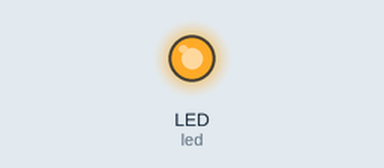
This program was run on a simulated CircuitPython board. On the bench: output pins drawn as LEDs (lit = HIGH).

Above: at 0.5 s.
At 12.5 s:
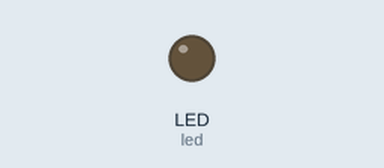
Timing chart, 0 to 14.3 s (numbered marks = the images above):
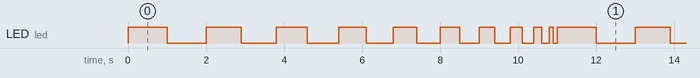

The program:

blink_led.py
```python
import board
import digitalio
import time

led = digitalio.DigitalInOut(board.LED)
led.direction = digitalio.Direction.OUTPUT

interval = 1

while True:
    led.value = True
    time.sleep(interval)
    led.value = False
    time.sleep(interval)

    interval -= 0.1

    if(interval <= 0):
        interval = 1
```

Measured:
- by itself, LED (led): repeats every 11.0 s: LOW 1.0 s, HIGH 0.90 s, LOW 0.90 s, HIGH 0.80 s, LOW 0.80 s, HIGH 0.70 s, LOW 0.70 s, HIGH 0.60 s, LOW 0.60 s, HIGH 0.50 s, LOW 0.50 s, HIGH 0.40 s, LOW 0.40 s, HIGH 0.30 s, LOW 0.30 s, HIGH 0.20 s, LOW 0.20 s, HIGH 0.10 s, LOW 0.10 s, HIGH 1.0 s
- by itself, everything shown: repeats every 11.0 s, in 20 steps
